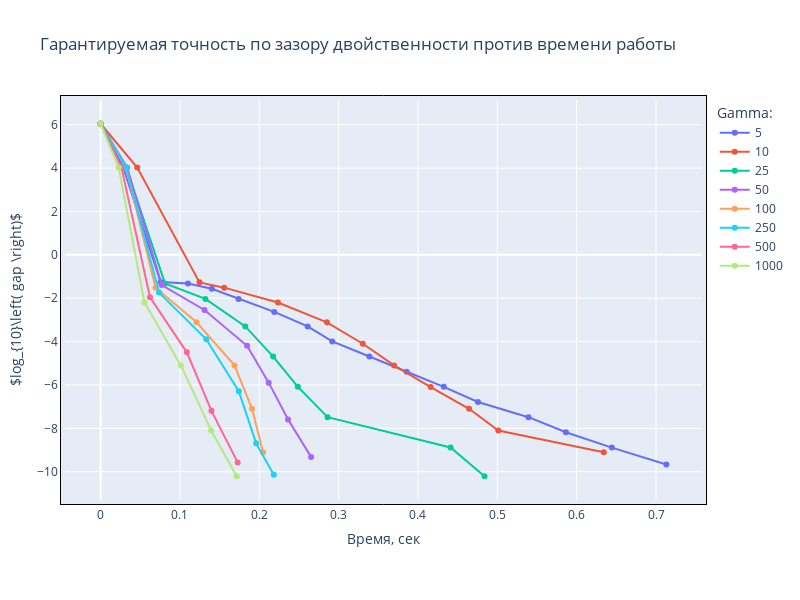

Notebook code cell kept with this figure:
### Code cell
layout = go.Layout(
    autosize=False,
    width=800,
    height=600,
    xaxis=go.layout.XAxis(linecolor="black", linewidth=1, mirror=True),
    yaxis=go.layout.YAxis(linecolor="black", linewidth=1, mirror=True),
    margin=go.layout.Margin(l=50, r=50, b=100, t=100, pad=4),
    title = "Гарантируемая точность по зазору двойственности против времени работы",
    xaxis_title="Время, сек",
    yaxis_title=r'$log_{10}\left( gap \right)$'
)

fig = go.Figure(layout=layout)


def plot_line_1(fig, gap, sec, iters, gamma_i):
    fig.add_trace(go.Scatter(x=sec, y=gap,
                            mode='lines+markers',
                            name=str(gamma_i),
                            showlegend=True))
    fig.update_layout(legend={"title":"Gamma:"})



for gamma_i, dct in dict_gaps.items():
    gap = np.array(dct['gap'])

    sec = np.array(dct['sec'])
    iters = dct['iters']
    plot_line_1(fig, np.log10(gap), sec, iters, gamma_i)
fig.show()

### Figure 1 — Plotly figure (JSON) as saved in the notebook; plotly's stock layout.template omitted (floating-point values rounded to 4 significant figures)
{"data": [{"mode": "lines+markers", "name": "5", "showlegend": true, "x": [0.0, 0.02851, 0.07557, 0.1101, 0.1402, 0.1739, 0.2189, 0.2609, 0.2919, 0.3388, 0.3857, 0.4325, 0.4755, 0.5393, 0.5864, 0.6443, 0.7131], "y": [6.046, 4.027, -1.253, -1.316, -1.561, -2.03, -2.629, -3.298, -3.991, -4.689, -5.388, -6.087, -6.786, -7.484, -8.18, -8.886, -9.668], "type": "scatter"}, {"mode": "lines+markers", "name": "10", "showlegend": true, "x": [0.0, 0.04618, 0.1246, 0.1558, 0.2235, 0.2852, 0.3305, 0.3699, 0.416, 0.4644, 0.5013, 0.6342], "y": [6.046, 4.027, -1.268, -1.512, -2.195, -3.109, -4.098, -5.097, -6.097, -7.097, -8.098, -9.099], "type": "scatter"}, {"mode": "lines+markers", "name": "25", "showlegend": true, "x": [0.0, 0.03229, 0.08113, 0.1321, 0.1824, 0.2175, 0.2486, 0.2861, 0.4411, 0.4838], "y": [6.046, 4.027, -1.316, -2.03, -3.298, -4.689, -6.087, -7.485, -8.88, -10.21], "type": "scatter"}, {"mode": "lines+markers", "name": "50", "showlegend": true, "x": [0.0, 0.03346, 0.07716, 0.1309, 0.1846, 0.2118, 0.2363, 0.2652], "y": [6.046, 4.027, -1.391, -2.541, -4.195, -5.893, -7.592, -9.315], "type": "scatter"}, {"mode": "lines+markers", "name": "100", "showlegend": true, "x": [0.0, 0.03198, 0.06926, 0.1209, 0.1688, 0.1909, 0.2048], "y": [6.046, 4.027, -1.512, -3.109, -5.097, -7.097, -9.115], "type": "scatter"}, {"mode": "lines+markers", "name": "250", "showlegend": true, "x": [0.0, 0.03227, 0.07365, 0.1331, 0.1741, 0.1961, 0.2183], "y": [6.046, 4.027, -1.74, -3.895, -6.291, -8.693, -10.14], "type": "scatter"}, {"mode": "lines+markers", "name": "500", "showlegend": true, "x": [0.0, 0.0263, 0.06225, 0.1087, 0.1397, 0.1728], "y": [6.046, 4.027, -1.955, -4.495, -7.194, -9.57], "type": "scatter"}, {"mode": "lines+markers", "name": "1000", "showlegend": true, "x": [0.0, 0.02275, 0.05528, 0.1012, 0.1393, 0.1716], "y": [6.046, 4.027, -2.195, -5.097, -8.1, -10.21], "type": "scatter"}], "layout": {"autosize": false, "height": 600, "margin": {"b": 100, "l": 50, "pad": 4, "r": 50, "t": 100}, "title": {"text": "Гарантируемая точность по зазору двойственности против времени работы"}, "width": 800, "xaxis": {"linecolor": "black", "linewidth": 1, "mirror": true, "title": {"text": "Время, сек"}}, "yaxis": {"linecolor": "black", "linewidth": 1, "mirror": true, "title": {"text": "$log_{10}\\left( gap \\right)$"}}, "legend": {"title": {"text": "Gamma:"}}}}
